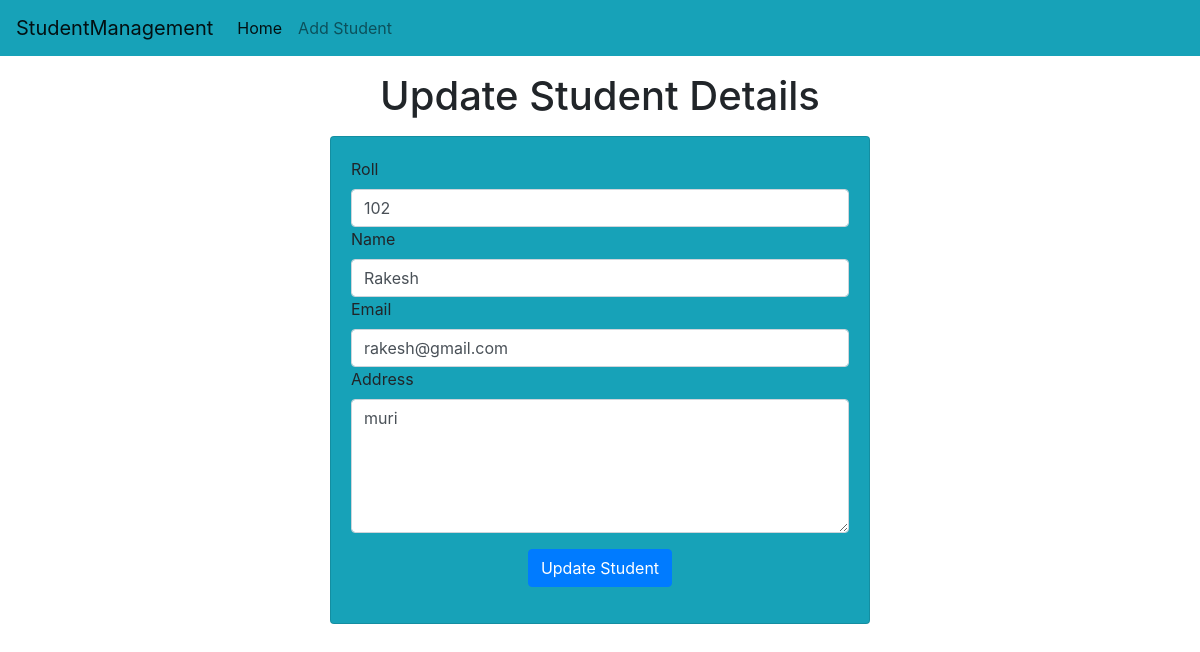
/std/update-std/6, run on the app's committed database.
### std/models.py (models this page shows)
class Student(models.Model):
    roll=models.CharField(max_length=10)
    name=models.CharField(max_length=150)
    email=models.CharField(max_length=100)
    address=models.CharField(max_length=200)

### std/views.py (the view)
# urls.py: path("update-std/<int:roll>",update_std),
def update_std(request,roll):
    st=Student.objects.get(pk=roll)
    return render(request,"std/update_std.html", {'st':st})

### templates/std/update_std.html (shortened to what this page needs)
<!doctype html>
<html lang="en">
  <head>
    <link rel="stylesheet" href="https://cdn.jsdelivr.net/npm/bootstrap@4.0.0/dist/css/bootstrap.min.css">
  </head>
  <body>
    {% include 'std/navbar.html' %}
    <h1 class="text-center my-3">Update Student Details </h1>
    <div class="container">
        <div class="row">
            <div class="col-md-6 offset-md-3">
                <div class="card bg-info">
                    <div class="card-body">
                        <form action="/std/do-update-std/{{st.id}}" method="POST">
                            <div class="md-3">
                                <label for="roll">Roll</label>
                                <input type="text" name="std_roll" id="roll" class="form-control" placeholder="Enter Your Name" required value="{{st.roll}}">
                            </div>
                            <div class="md-3">
                                <label for="name">Name</label>
                                <input type="text" id="name" name="std_name" class="form-control" placeholder="Enter Your Name" required value="{{st.name}}">
                            </div>
                            <div class="md-3">
                                <label for="email">Email</label>
                                <input type="email" id="email" name="std_email" class="form-control" placeholder="Enter Your Email" required value="{{st.email}}">
                            </div>
                            <div class="md-3">
                                <label for="address">Address</label>
                                <textarea name="std_address" id="address"  rows="5" class="form-control" placeholder="Enter Your Address">{{st.address}}</textarea>
                            </div>
                            <div class="container text-center my-3">
                                <button class="btn btn-primary">
                                    Update Student
                                </button>
                            </div>
                        </form>
                    </div>
                </div>
            </div>
        </div>
    </div>
  </body>
</html>

### data on the page
Student: std_roll "102", std_name "Rakesh", std_email "rakesh@gmail.com", std_address "muri"
